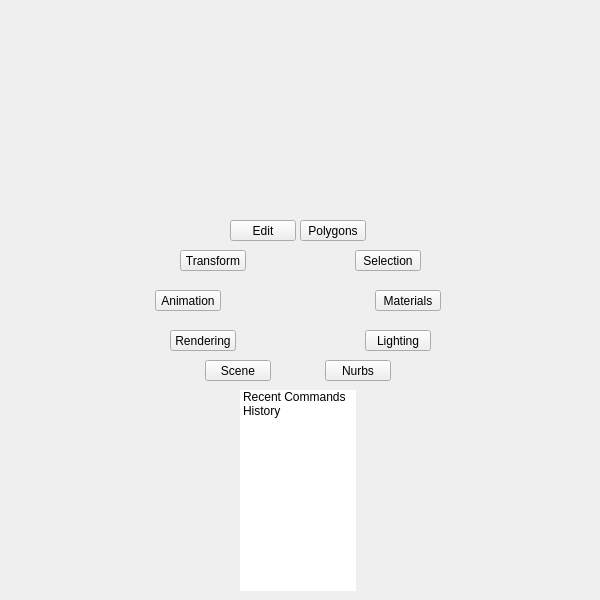
<?xml version="1.0" encoding="UTF-8"?>
<ui version="4.0">
 <class>QtUi</class>
 <widget class="QMainWindow" name="QtUi">
  <property name="enabled">
   <bool>true</bool>
  </property>
  <property name="geometry">
   <rect>
    <x>0</x>
    <y>0</y>
    <width>600</width>
    <height>600</height>
   </rect>
  </property>
  <property name="sizePolicy">
   <sizepolicy hsizetype="Ignored" vsizetype="Ignored">
    <horstretch>0</horstretch>
    <verstretch>0</verstretch>
   </sizepolicy>
  </property>
  <property name="minimumSize">
   <size>
    <width>0</width>
    <height>0</height>
   </size>
  </property>
  <property name="maximumSize">
   <size>
    <width>600</width>
    <height>600</height>
   </size>
  </property>
  <property name="cursor">
   <cursorShape>ArrowCursor</cursorShape>
  </property>
  <property name="windowTitle">
   <string>Toolkit</string>
  </property>
  <property name="whatsThis">
   <string>main</string>
  </property>
  <property name="toolButtonStyle">
   <enum>Qt::ToolButtonIconOnly</enum>
  </property>
  <property name="tabShape">
   <enum>QTabWidget::Triangular</enum>
  </property>
  <property name="dockNestingEnabled">
   <bool>true</bool>
  </property>
  <property name="dockOptions">
   <set>QMainWindow::AllowNestedDocks|QMainWindow::AllowTabbedDocks|QMainWindow::AnimatedDocks|QMainWindow::ForceTabbedDocks</set>
  </property>
  <widget class="QWidget" name="mainWindow">
   <property name="sizePolicy">
    <sizepolicy hsizetype="Ignored" vsizetype="Ignored">
     <horstretch>0</horstretch>
     <verstretch>0</verstretch>
    </sizepolicy>
   </property>
   <widget class="QWidget" name="staticWindow" native="true">
    <property name="geometry">
     <rect>
      <x>0</x>
      <y>0</y>
      <width>601</width>
      <height>601</height>
     </rect>
    </property>
    <widget class="QWidget" name="w000" native="true">
     <property name="geometry">
      <rect>
       <x>0</x>
       <y>390</y>
       <width>601</width>
       <height>601</height>
      </rect>
     </property>
     <widget class="TkTreeWidget_ExpandableList" name="tree000">
      <property name="geometry">
       <rect>
        <x>240</x>
        <y>0</y>
        <width>116</width>
        <height>201</height>
       </rect>
      </property>
      <property name="layoutDirection">
       <enum>Qt::LeftToRight</enum>
      </property>
      <property name="frameShape">
       <enum>QFrame::NoFrame</enum>
      </property>
      <property name="frameShadow">
       <enum>QFrame::Plain</enum>
      </property>
      <property name="verticalScrollBarPolicy">
       <enum>Qt::ScrollBarAlwaysOff</enum>
      </property>
      <property name="horizontalScrollBarPolicy">
       <enum>Qt::ScrollBarAlwaysOff</enum>
      </property>
      <property name="sizeAdjustPolicy">
       <enum>QAbstractScrollArea::AdjustToContents</enum>
      </property>
      <property name="selectionMode">
       <enum>QAbstractItemView::NoSelection</enum>
      </property>
      <property name="indentation">
       <number>0</number>
      </property>
      <property name="itemsExpandable">
       <bool>false</bool>
      </property>
      <property name="headerHidden">
       <bool>true</bool>
      </property>
      <property name="expandsOnDoubleClick">
       <bool>false</bool>
      </property>
      <property name="columnCount">
       <number>1</number>
      </property>
      <attribute name="headerVisible">
       <bool>false</bool>
      </attribute>
      <column>
       <property name="text">
        <string notr="true">root</string>
       </property>
      </column>
      <item>
       <property name="text">
        <string>Recent Commands</string>
       </property>
      </item>
      <item>
       <property name="text">
        <string>History</string>
       </property>
      </item>
     </widget>
    </widget>
    <widget class="QWidget" name="main" native="true">
     <property name="geometry">
      <rect>
       <x>145</x>
       <y>220</y>
       <width>306</width>
       <height>161</height>
      </rect>
     </property>
     <widget class="QPushButton" name="i010">
      <property name="geometry">
       <rect>
        <x>155</x>
        <y>0</y>
        <width>66</width>
        <height>21</height>
       </rect>
      </property>
      <property name="minimumSize">
       <size>
        <width>0</width>
        <height>21</height>
       </size>
      </property>
      <property name="maximumSize">
       <size>
        <width>16777215</width>
        <height>21</height>
       </size>
      </property>
      <property name="whatsThis">
       <string>polygons</string>
      </property>
      <property name="text">
       <string>Polygons</string>
      </property>
     </widget>
     <widget class="QPushButton" name="i012">
      <property name="geometry">
       <rect>
        <x>230</x>
        <y>70</y>
        <width>66</width>
        <height>21</height>
       </rect>
      </property>
      <property name="minimumSize">
       <size>
        <width>0</width>
        <height>21</height>
       </size>
      </property>
      <property name="maximumSize">
       <size>
        <width>16777215</width>
        <height>21</height>
       </size>
      </property>
      <property name="whatsThis">
       <string>materials</string>
      </property>
      <property name="text">
       <string>Materials</string>
      </property>
     </widget>
     <widget class="QPushButton" name="i013">
      <property name="geometry">
       <rect>
        <x>10</x>
        <y>70</y>
        <width>66</width>
        <height>21</height>
       </rect>
      </property>
      <property name="minimumSize">
       <size>
        <width>0</width>
        <height>21</height>
       </size>
      </property>
      <property name="maximumSize">
       <size>
        <width>16777215</width>
        <height>21</height>
       </size>
      </property>
      <property name="whatsThis">
       <string>animation</string>
      </property>
      <property name="text">
       <string>Animation</string>
      </property>
     </widget>
     <widget class="QPushButton" name="i009">
      <property name="geometry">
       <rect>
        <x>210</x>
        <y>30</y>
        <width>66</width>
        <height>21</height>
       </rect>
      </property>
      <property name="minimumSize">
       <size>
        <width>0</width>
        <height>21</height>
       </size>
      </property>
      <property name="maximumSize">
       <size>
        <width>16777215</width>
        <height>21</height>
       </size>
      </property>
      <property name="whatsThis">
       <string>selection</string>
      </property>
      <property name="text">
       <string>Selection</string>
      </property>
     </widget>
     <widget class="QPushButton" name="i008">
      <property name="geometry">
       <rect>
        <x>35</x>
        <y>30</y>
        <width>66</width>
        <height>21</height>
       </rect>
      </property>
      <property name="minimumSize">
       <size>
        <width>0</width>
        <height>21</height>
       </size>
      </property>
      <property name="maximumSize">
       <size>
        <width>16777215</width>
        <height>21</height>
       </size>
      </property>
      <property name="whatsThis">
       <string>transform</string>
      </property>
      <property name="text">
       <string>Transform</string>
      </property>
     </widget>
     <widget class="QPushButton" name="i007">
      <property name="geometry">
       <rect>
        <x>85</x>
        <y>0</y>
        <width>66</width>
        <height>21</height>
       </rect>
      </property>
      <property name="minimumSize">
       <size>
        <width>0</width>
        <height>21</height>
       </size>
      </property>
      <property name="maximumSize">
       <size>
        <width>16777215</width>
        <height>21</height>
       </size>
      </property>
      <property name="whatsThis">
       <string>edit</string>
      </property>
      <property name="text">
       <string>Edit</string>
      </property>
     </widget>
     <widget class="QPushButton" name="i011">
      <property name="geometry">
       <rect>
        <x>180</x>
        <y>140</y>
        <width>66</width>
        <height>21</height>
       </rect>
      </property>
      <property name="minimumSize">
       <size>
        <width>0</width>
        <height>21</height>
       </size>
      </property>
      <property name="maximumSize">
       <size>
        <width>16777215</width>
        <height>21</height>
       </size>
      </property>
      <property name="whatsThis">
       <string>nurbs</string>
      </property>
      <property name="text">
       <string>Nurbs</string>
      </property>
     </widget>
     <widget class="QPushButton" name="i014">
      <property name="geometry">
       <rect>
        <x>220</x>
        <y>110</y>
        <width>66</width>
        <height>21</height>
       </rect>
      </property>
      <property name="minimumSize">
       <size>
        <width>0</width>
        <height>21</height>
       </size>
      </property>
      <property name="maximumSize">
       <size>
        <width>16777215</width>
        <height>21</height>
       </size>
      </property>
      <property name="whatsThis">
       <string>lighting</string>
      </property>
      <property name="text">
       <string>Lighting</string>
      </property>
     </widget>
     <widget class="QPushButton" name="i015">
      <property name="geometry">
       <rect>
        <x>25</x>
        <y>110</y>
        <width>66</width>
        <height>21</height>
       </rect>
      </property>
      <property name="minimumSize">
       <size>
        <width>0</width>
        <height>21</height>
       </size>
      </property>
      <property name="maximumSize">
       <size>
        <width>16777215</width>
        <height>21</height>
       </size>
      </property>
      <property name="whatsThis">
       <string>rendering</string>
      </property>
      <property name="text">
       <string>Rendering</string>
      </property>
     </widget>
     <widget class="QPushButton" name="i003">
      <property name="geometry">
       <rect>
        <x>60</x>
        <y>140</y>
        <width>66</width>
        <height>21</height>
       </rect>
      </property>
      <property name="minimumSize">
       <size>
        <width>0</width>
        <height>21</height>
       </size>
      </property>
      <property name="maximumSize">
       <size>
        <width>16777215</width>
        <height>21</height>
       </size>
      </property>
      <property name="whatsThis">
       <string>scene</string>
      </property>
      <property name="text">
       <string>Scene</string>
      </property>
     </widget>
    </widget>
   </widget>
  </widget>
 </widget>
 <customwidgets>
  <customwidget>
   <class>TkTreeWidget_ExpandableList</class>
   <extends>QTreeWidget</extends>
   <header>qtreewidget_expandablelist.h</header>
  </customwidget>
 </customwidgets>
 <resources/>
 <connections/>
 <designerdata>
  <property name="gridDeltaX">
   <number>5</number>
  </property>
  <property name="gridDeltaY">
   <number>10</number>
  </property>
  <property name="gridSnapX">
   <bool>true</bool>
  </property>
  <property name="gridSnapY">
   <bool>true</bool>
  </property>
  <property name="gridVisible">
   <bool>true</bool>
  </property>
 </designerdata>
</ui>
